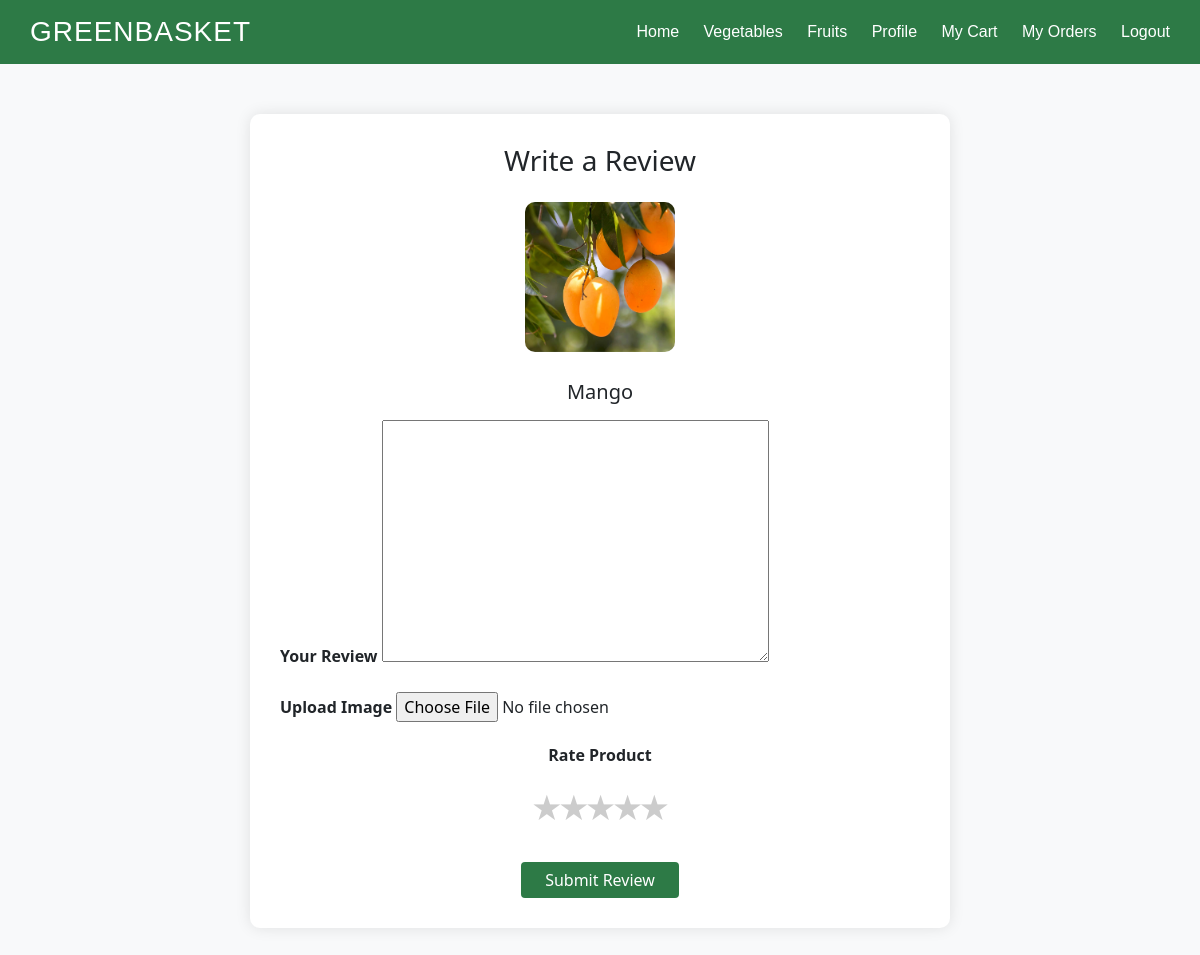
The page /review/9/ (signed in) on the database its author committed.
### home/models.py (models this page shows, shortened)
class Product(models.Model):
    item = models.ForeignKey(Item, on_delete=models.CASCADE)
    image = models.ImageField(upload_to='products')
    image1 = models.ImageField(upload_to='products',null=True, blank=True)
    image2 = models.ImageField(upload_to='products',null=True, blank=True)
    name = models.CharField(max_length=200)
    description = models.TextField()
    org_price = models.DecimalField(max_digits=10, decimal_places=0)
    selling_price = models.DecimalField(max_digits=10, decimal_places=0)
    discount = models.DecimalField(max_digits=10, decimal_places=0,null=True, blank=True)
    stock = models.IntegerField()
    seller = models.ForeignKey(Seller, on_delete=models.CASCADE,null=True, blank=True)
    created_at = models.DateTimeField(auto_now_add=True, null=True, blank=True)
    rating = models.DecimalField(max_digits=3, decimal_places=2,null=True,blank=True)

### home/views.py (the view)
# urls.py: path('review/<int:p_id>/',reviewfn),
def reviewfn(request, p_id):
    try:
        user_id = request.session.get('user_id')
        costumer = Costumer.objects.get(id=user_id)
        product = Product.objects.get(id=p_id)
        if request.method == 'POST':
            rf = ReviewForm(request.POST, request.FILES)
            if rf.is_valid():
                review = rf.save(commit=False)
                review.product = product
                review.costumer = costumer
                review.save()
                product.rating = Review.objects.filter(product=product).aggregate(models.Avg('rating'))['rating__avg']
                product.save()
                return redirect('/chome/')
        else:
            rf = ReviewForm()
        return render(request, 'review.html', {'rf': rf, 'product': product})
    except:
        return redirect('/login/')

### home/forms.py
class ReviewForm(forms.ModelForm):
    class Meta:
        model = Review
        fields = ['review', 'review_img', 'rating']
        widgets = {
            'rating': forms.NumberInput(attrs={'type': 'hidden', 'id': 'id_rating'}),
        }

### home/templates/review.html (shortened to what this page needs)
{% load static %}
<!DOCTYPE html>
<html lang="en">
<head>
    <link rel="stylesheet" href="https://cdn.jsdelivr.net/npm/bootstrap@4.1.3/dist/css/bootstrap.min.css">
    <link rel="stylesheet" href="{% static 'css/style.css' %}">
</head>
<body>
    <div class="header">
        <h1>GREENBASKET</h1>
        <div class="nav-links">
            <a href="/chome/">Home</a>
            <a href="/cveg/">Vegetables</a>
            <a href="/cfruit/">Fruits</a>
            <a href="/cprofile/">Profile</a>
            <a href="/viewcart/">My Cart</a>
            <a href="/c_orderlist/">My Orders</a>
            <a href="/">Logout</a>
        </div>
    </div>
    <div class="blank"></div>
    <div class="review-container">
        <h3 class="text-center mb-4">Write a Review</h3>
        <form method="post" enctype="multipart/form-data">
            <div class="text-center">
                <img src="{{ product.image.url }}" alt="{{ product.name }}">
                <h5 class="mt-2">{{ product.name }}</h5>
            </div>
            <div class="form-group mt-3">
                <label for="id_review">Your Review</label>
                {{ rf.review }}
            </div>
            <div class="form-group">
                <label for="id_review_img">Upload Image</label>
                {{ rf.review_img }}
            </div>
            <div class="form-group text-center">
                <label>Rate Product</label>
                <div class="rating">
                    <input type="radio" name="star" id="star5" value="5"><label for="star5">★</label>
                    <input type="radio" name="star" id="star4" value="4"><label for="star4">★</label>
                    <input type="radio" name="star" id="star3" value="3"><label for="star3">★</label>
                    <input type="radio" name="star" id="star2" value="2"><label for="star2">★</label>
                    <input type="radio" name="star" id="star1" value="1"><label for="star1">★</label>
                </div>
            </div>
            <div class="text-center mt-4">
                <button type="submit" class="btn btn-primary px-4">Submit Review</button>
            </div>
        </form>
    </div>
</body>
</html>

### home/static/css/style.css (style rules this page uses)
* { margin: 0; padding: 0; box-sizing: border-box; }
.blank { height: 64px; }
body { background-color: #f8f9fa; font-family: "Segoe UI", sans-serif; }
.header { background-color: #2d7a46; font-family: 'Gill Sans', 'Gill Sans MT', Calibri, 'Trebuchet MS', sans-serif; position: fixed; width: 100% ; z-index: 10; top: 0; padding: 15px 30px; display: flex; align-items: center; justify-content: space-between; color: white; }
.header h1 { margin: 0; font-size: 28px; letter-spacing: 1px; }
.header .nav-links a { color: white; margin-left: 20px; text-decoration: none; font-weight: 500; }
.review-container { max-width: 700px; margin: 50px auto; background: white; border-radius: 10px; box-shadow: 0 0 15px rgba(0,0,0,0.1); padding: 30px; }
.review-container img { width: 150px; height: 150px; object-fit: cover; border-radius: 10px; margin-bottom: 20px; }
.form-group label { font-weight: 600; }
button.btn-primary { background-color: #2d7a46; border: none; }
.rating { direction: rtl; display: flex; justify-content: center; margin: 10px 0; }
.rating label { font-size: 30px; color: #ccc; cursor: pointer; transition: color 0.2s; }

### rows shown on the page
Product: image (picture), name "Mango"
